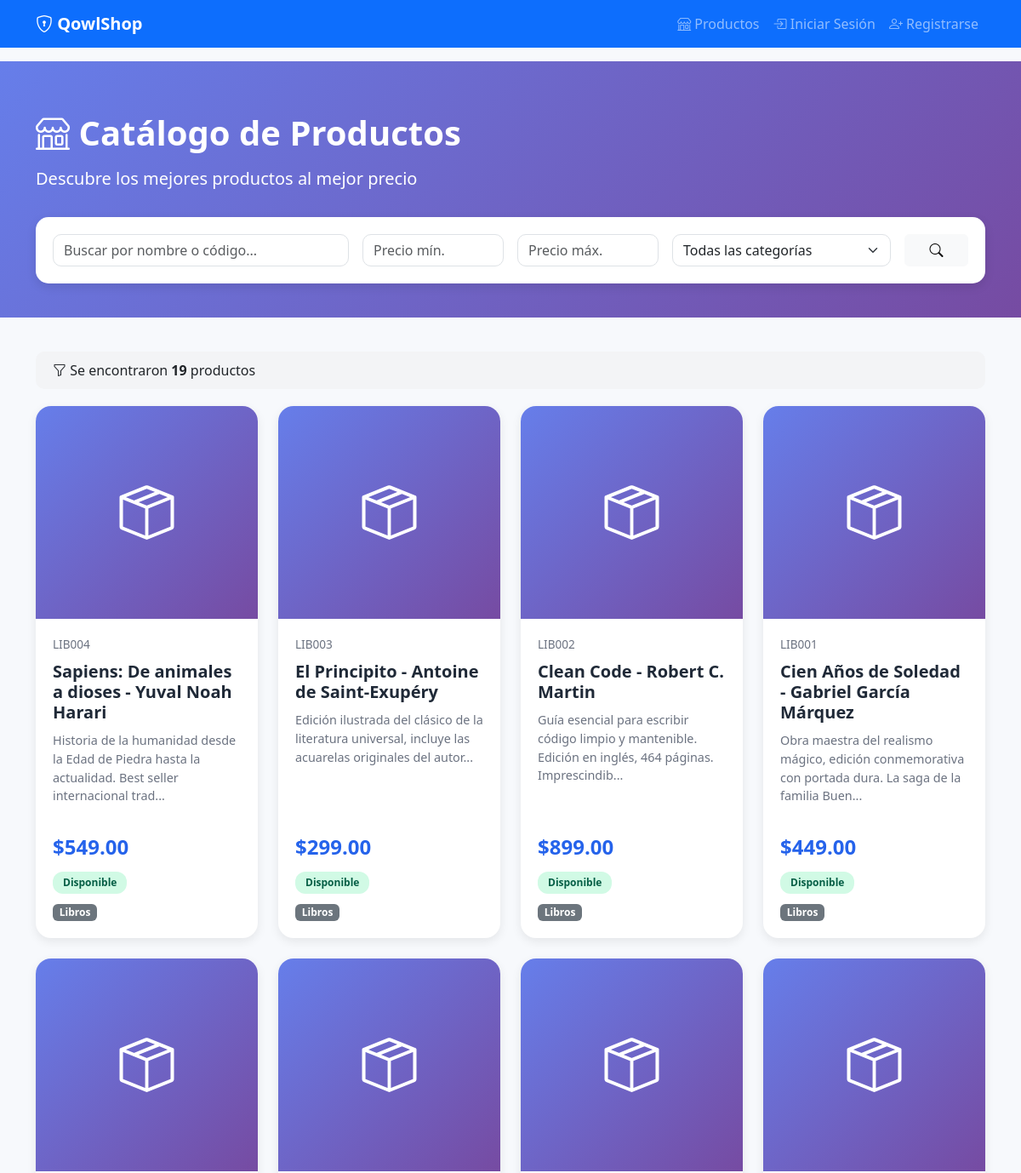
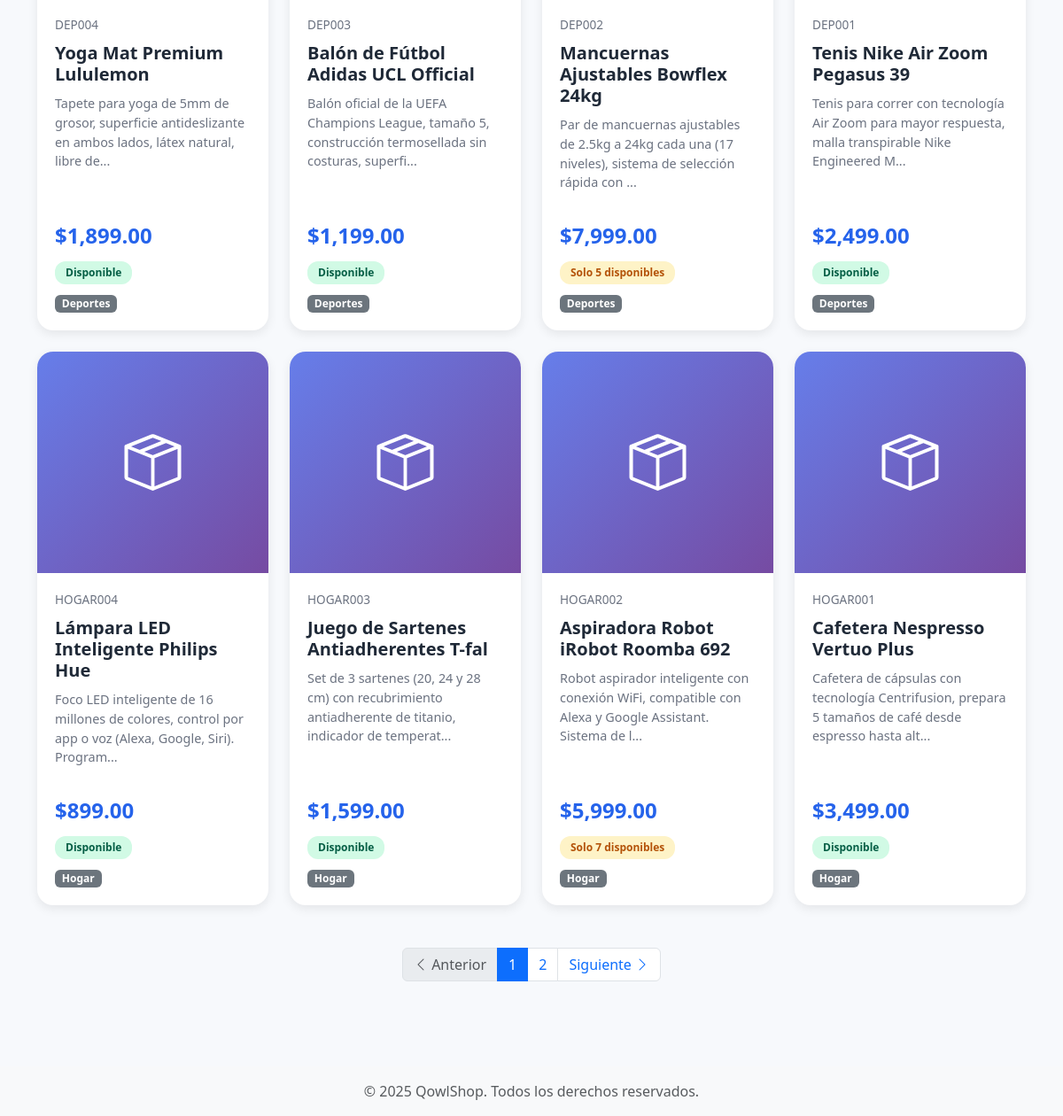
Screenshot of /products/ with the database file from the repository (2 pictures, top to bottom).
### modules/products/models.py (models this page shows, shortened)
class Product(db.Model):
    __tablename__ = 'products'
    id = db.Column(db.Integer, primary_key=True)
    code = db.Column(db.String(50), unique=True, nullable=False, index=True)
    name = db.Column(db.String(200), nullable=False, index=True)
    description = db.Column(db.Text)
    price = db.Column(db.Numeric(10, 2), nullable=False, index=True)
    stock = db.Column(db.Integer, nullable=False, default=0)
    image_url = db.Column(db.String(300))
    is_active = db.Column(db.Boolean, default=True, nullable=False)
    seller_id = db.Column(db.Integer, db.ForeignKey('users.id'), nullable=False, index=True)
    category_id = db.Column(db.Integer, db.ForeignKey('categories.id'), nullable=True)
    created_at = db.Column(db.DateTime, default=datetime.utcnow, nullable=False)
    updated_at = db.Column(db.DateTime, default=datetime.utcnow, onupdate=datetime.utcnow)
    __table_args__ = (
        CheckConstraint('price >= 0', name='check_price_positive'),
        CheckConstraint('stock >= 0', name='check_stock_non_negative'),
    )
    seller = db.relationship('User', back_populates='products', foreign_keys=[seller_id])
    category = db.relationship('Category', back_populates='products')
    order_items = db.relationship('OrderItem', back_populates='product', lazy='dynamic')
    cart_items = db.relationship('CartItem', back_populates='product', lazy='dynamic')

class Category(db.Model):
    __tablename__ = 'categories'
    id = db.Column(db.Integer, primary_key=True)
    name = db.Column(db.String(100), unique=True, nullable=False)
    slug = db.Column(db.String(100), unique=True, nullable=False, index=True)
    description = db.Column(db.Text)
    created_at = db.Column(db.DateTime, default=datetime.utcnow, nullable=False)
    products = db.relationship('Product', back_populates='category', lazy='dynamic')

### modules/products/routes.py (the view, shortened to what this page needs)
@products_bp.route('/')
def list_products():
    form = SearchProductForm(request.args, meta={'csrf': False})
    query = Product.query.filter_by(is_active=True).filter(Product.stock > 0)
    if form.min_price.data:
        query = query.filter(Product.price >= form.min_price.data)
    if form.max_price.data:
        query = query.filter(Product.price <= form.max_price.data)
    if form.category_id.data and form.category_id.data > 0:
        query = query.filter_by(category_id=form.category_id.data)
    query = query.order_by(Product.created_at.desc())
    page = request.args.get('page', 1, type=int)
    per_page = 12
    pagination = query.paginate(page=page, per_page=per_page, error_out=False)
    products = pagination.items
    return render_template('products/list.html',
                         products=products,
                         pagination=pagination,
                         form=form)

### modules/products/forms.py (shortened to what this page needs)
class SearchProductForm(FlaskForm):
    search = StringField('Buscar por nombre o código', validators=[
        Optional(),
        Length(max=100)
    ])
    min_price = DecimalField('Precio mínimo', validators=[
        Optional(),
        NumberRange(min=0, message='El precio no puede ser negativo')
    ], places=2)
    max_price = DecimalField('Precio máximo', validators=[
        Optional(),
        NumberRange(min=0, message='El precio no puede ser negativo')
    ], places=2)
    category_id = SelectField('Categoría', coerce=int, validators=[
        Optional()
    ])
    submit = SubmitField('Buscar')
    def __init__(self, *args, **kwargs):
        super(SearchProductForm, self).__init__(*args, **kwargs)
        from modules.products.models import Category
        self.category_id.choices = [(0, 'Todas las categorías')] + [
            (c.id, c.name) for c in Category.query.order_by(Category.name).all()
        ]

### app.py (called while the page is built)
def register_template_filters(app):
    @app.template_filter('currency')
    def currency_filter(value):
        try:
            return f"${float(value):,.2f}"
        except (ValueError, TypeError):
            return "$0.00"
    @app.template_filter('datetime')
    def datetime_filter(value, format='%d/%m/%Y %H:%M'):
        """Formatea una fecha"""
        if value is None:
            return ""
        return value.strftime(format)

### modules/products/templates/products/list.html (shortened to what this page needs)
{% extends "base.html" %}
{% block content %}
<div class="products-header">
    <div class="container">
        <h1><i class="bi bi-shop"></i> Catálogo de Productos</h1>
        <p class="lead mb-0">Descubre los mejores productos al mejor precio</p>
        <div class="search-bar">
            <form method="GET" action="{{ url_for('products.list_products') }}">
                <div class="row g-3">
                    <div class="col-md-4">
                        {{ form.search(class="form-control", placeholder="Buscar por nombre o código...") }}
                    </div>
                    <div class="col-md-2">
                        {{ form.min_price(class="form-control", placeholder="Precio mín.") }}
                    </div>
                    <div class="col-md-2">
                        {{ form.max_price(class="form-control", placeholder="Precio máx.") }}
                    </div>
                    <div class="col-md-3">
                        {{ form.category_id(class="form-select") }}
                    </div>
                    <div class="col-md-1">
                        <button type="submit" class="btn btn-light w-100">
                            <i class="bi bi-search"></i>
                        </button>
                    </div>
                </div>
            </form>
        </div>
    </div>
</div>
<div class="container mb-5">
    {% if products %}
        <div class="filters-summary">
            <div class="d-flex justify-content-between align-items-center">
                <span>
                    <i class="bi bi-funnel"></i>
                    Se encontraron <strong>{{ pagination.total }}</strong> productos
                </span>
            </div>
        </div>
        <div class="row g-4">
            {% for product in products %}
            <div class="col-md-4 col-lg-3">
                <a href="{{ url_for('products.detail', id=product.id) }}" class="product-card">
                    {% if product.image_url %}
                        <img src="{{ url_for('static', filename=product.image_url) }}" alt="{{ product.name }}">
                    {% else %}
                        <div class="no-image">
                            <i class="bi bi-box-seam"></i>
                        </div>
                    {% endif %}
                    <div class="product-body">
                        <div class="product-code">{{ product.code }}</div>
                        <h5>{{ product.name }}</h5>
                        {% if product.description %}
                            <p class="product-description">
                                {{ product.description[:100] }}{% if product.description|length > 100 %}...{% endif %}
                            </p>
                        {% endif %}
                        <div class="mt-auto">
                            <p class="price">{{ product.price|currency }}</p>
                            {% if product.stock < 10 %}
                                <span class="stock-badge stock-low">
                                    Solo {{ product.stock }} disponibles
                                </span>
                            {% else %}
                                <span class="stock-badge stock-available">
                                    Disponible
                                </span>
                            {% endif %}
                            {% if product.category %}
                                <div class="mt-2">
                                    <span class="badge bg-secondary">{{ product.category.name }}</span>
                                </div>
                            {% endif %}
                        </div>
                    </div>
                </a>
            </div>
            {% endfor %}
        </div>
        {% if pagination.pages > 1 %}
        <nav aria-label="Paginación de productos" class="mt-5">
            <ul class="pagination justify-content-center">
                <li class="page-item {% if not pagination.has_prev %}disabled{% endif %}">
                    <a class="page-link" href="{{ url_for('products.list_products', page=pagination.prev_num, search=form.search.data, min_price=form.min_price.data, max_price=form.max_price.data, category_id=form.category_id.data) if pagination.has_prev else '#' }}">
                        <i class="bi bi-chevron-left"></i> Anterior
                    </a>
                </li>
                {% for page_num in pagination.iter_pages(left_edge=1, right_edge=1, left_current=1, right_current=2) %}
                    {% if page_num %}
                        <li class="page-item {% if page_num == pagination.page %}active{% endif %}">
                            <a class="page-link" href="{{ url_for('products.list_products', page=page_num, search=form.search.data, min_price=form.min_price.data, max_price=form.max_price.data, category_id=form.category_id.data) }}">
                                {{ page_num }}
                            </a>
                        </li>
                    {% else %}
                        <li class="page-item disabled">
                            <span class="page-link">...</span>
                        </li>
                    {% endif %}
                {% endfor %}
                <li class="page-item {% if not pagination.has_next %}disabled{% endif %}">
                    <a class="page-link" href="{{ url_for('products.list_products', page=pagination.next_num, search=form.search.data, min_price=form.min_price.data, max_price=form.max_price.data, category_id=form.category_id.data) if pagination.has_next else '#' }}">
                        Siguiente <i class="bi bi-chevron-right"></i>
                    </a>
                </li>
            </ul>
        </nav>
        {% endif %}
    {% endif %}
</div>
{% endblock %}

### templates/base.html (shortened to what this page needs)
<!DOCTYPE html>
<html lang="es">
<head>
    <link href="https://cdn.jsdelivr.net/npm/bootstrap@5.3.0/dist/css/bootstrap.min.css" rel="stylesheet">
    <link rel="stylesheet" href="https://cdn.jsdelivr.net/npm/bootstrap-icons@1.10.0/font/bootstrap-icons.css">
</head>
<body>
    <nav class="navbar navbar-expand-lg navbar-dark bg-primary">
        <div class="container">
            <a class="navbar-brand" href="{{ url_for('main.index') }}">
                <i class="bi bi-shield-lock"></i> QowlShop
            </a>
            <div class="collapse navbar-collapse" id="navbarNav">
                <ul class="navbar-nav ms-auto">
                    <li class="nav-item">
                        <a class="nav-link" href="{{ url_for('products.list_products') }}">
                            <i class="bi bi-shop"></i> Productos
                        </a>
                    </li>
                    {% if current_user.is_authenticated %}
                        <li class="nav-item">
                            <a class="nav-link" href="{{ url_for('main.dashboard') }}">
                                <i class="bi bi-speedometer2"></i> Dashboard
                            </a>
                        </li>
                        <li class="nav-item">
                            <a class="nav-link" href="{{ url_for('cart.view_cart') }}">
                                <i class="bi bi-cart3"></i> Carrito
                            </a>
                        </li>
                        {% if current_user.is_seller %}
                        <li class="nav-item">
                            <a class="nav-link" href="{{ url_for('products.my_inventory') }}">
                                <i class="bi bi-box-seam"></i> Mi Inventario
                            </a>
                        </li>
                        {% endif %}
                        {% if current_user.is_admin() %}
                        <li class="nav-item">
                            <a class="nav-link" href="{{ url_for('main.admin_panel') }}">
                                <i class="bi bi-gear"></i> Admin
                            </a>
                        </li>
                        {% endif %}
                        <li class="nav-item dropdown">
                            <a class="nav-link dropdown-toggle" href="#" id="userDropdown" role="button" data-bs-toggle="dropdown">
                                <i class="bi bi-person-circle"></i> {{ current_user.username }}
                            </a>
                            <ul class="dropdown-menu dropdown-menu-end">
                                <li><span class="dropdown-item-text text-muted">{{ current_user.email }}</span></li>
                                <li><hr class="dropdown-divider"></li>
                                <li>
                                    <a class="dropdown-item" href="{{ url_for('auth.logout') }}">
                                        <i class="bi bi-box-arrow-right"></i> Cerrar Sesión
                                    </a>
                                </li>
                            </ul>
                        </li>
                    {% else %}
                        <li class="nav-item">
                            <a class="nav-link" href="{{ url_for('auth.login') }}">
                                <i class="bi bi-box-arrow-in-right"></i> Iniciar Sesión
                            </a>
                        </li>
                        <li class="nav-item">
                            <a class="nav-link" href="{{ url_for('auth.register') }}">
                                <i class="bi bi-person-plus"></i> Registrarse
                            </a>
                        </li>
                    {% endif %}
                </ul>
            </div>
        </div>
    </nav>
    <div class="content">
        {% block content %}{% endblock %}
    </div>
    <footer class="bg-light text-center py-3 mt-5">
        <div class="container">
            <p class="text-muted mb-0">&copy; 2025 QowlShop. Todos los derechos reservados.</p>
        </div>
    </footer>
</body>
</html>

### templates/base.html (style rules this page uses)
body { min-height: 100vh; display: flex; flex-direction: column; }
.content { flex: 1; }
.navbar-brand { font-weight: bold; }

### modules/products/templates/products/list.html (style rules this page uses)
body { background-color: #f7f9fc; }
.products-header { background: linear-gradient(135deg, #667eea 0%, #764ba2 100%); color: white; padding: 60px 0 40px; margin-bottom: 40px; }
.products-header h1 { font-weight: 700; margin-bottom: 15px; }
.search-bar { background: white; border-radius: 15px; padding: 20px; box-shadow: 0 4px 12px rgba(0,0,0,0.1); margin-top: 30px; }
.search-bar .form-control, .search-bar .form-select { border-radius: 10px; }
.product-card { background: white; border-radius: 18px; box-shadow: 0 4px 12px rgba(0,0,0,0.08); overflow: hidden; transition: 0.25s; height: 100%; display: flex; flex-direction: column; text-decoration: none; color: inherit; }
.product-card .no-image { width: 100%; height: 250px; background: linear-gradient(135deg, #667eea 0%, #764ba2 100%); display: flex; align-items: center; justify-content: center; color: white; font-size: 4rem; }
.product-body { padding: 20px; flex: 1; display: flex; flex-direction: column; }
.product-body h5 { font-weight: 600; margin-bottom: 10px; color: #1f2937; }
.product-code { color: #6b7280; font-size: 0.85rem; margin-bottom: 10px; }
.product-description { color: #6b7280; font-size: 0.9rem; flex: 1; }
.price { color: #2563eb; font-weight: 700; font-size: 1.5rem; margin: 15px 0 10px; }
.stock-badge { display: inline-block; padding: 4px 12px; border-radius: 12px; font-size: 0.75rem; font-weight: 600; }
.stock-available { background: #d1fae5; color: #065f46; }
.stock-low { background: #fef3c7; color: #b45309; }
.filters-summary { background: #f3f4f6; padding: 10px 20px; border-radius: 10px; margin-bottom: 20px; }

### rows the page displays
Product: code "LIB004", name "Sapiens: De animales a dioses - Yuval Noah Harari", description "Historia de la humanidad desde la Edad de Piedra hasta la actualidad. Best seller internacional trad", price "$549.00", stock "Disponible", category.name "Libros"
Product: code "LIB003", name "El Principito - Antoine de Saint-Exupéry", description "Edición ilustrada del clásico de la literatura universal, incluye las acuarelas originales del autor", price "$299.00", stock "Disponible", category.name "Libros"
Product: code "LIB002", name "Clean Code - Robert C. Martin", description "Guía esencial para escribir código limpio y mantenible. Edición en inglés, 464 páginas. Imprescindib", price "$899.00", stock "Disponible", category.name "Libros"
Product: code "LIB001", name "Cien Años de Soledad - Gabriel García Márquez", description "Obra maestra del realismo mágico, edición conmemorativa con portada dura. La saga de la familia Buen", price "$449.00", stock "Disponible", category.name "Libros"
Product: code "DEP004", name "Yoga Mat Premium Lululemon", description "Tapete para yoga de 5mm de grosor, superficie antideslizante en ambos lados, látex natural, libre de", price "$1,899.00", stock "Disponible", category.name "Deportes"
Product: code "DEP003", name "Balón de Fútbol Adidas UCL Official", description "Balón oficial de la UEFA Champions League, tamaño 5, construcción termosellada sin costuras, superfi", price "$1,199.00", stock "Disponible", category.name "Deportes"
Product: code "DEP002", name "Mancuernas Ajustables Bowflex 24kg", description "Par de mancuernas ajustables de 2.5kg a 24kg cada una (17 niveles), sistema de selección rápida con", price "$7,999.00", stock "5", category.name "Deportes"
Product: code "DEP001", name "Tenis Nike Air Zoom Pegasus 39", description "Tenis para correr con tecnología Air Zoom para mayor respuesta, malla transpirable Nike Engineered M", price "$2,499.00", stock "Disponible", category.name "Deportes"
Product: code "HOGAR004", name "Lámpara LED Inteligente Philips Hue", description "Foco LED inteligente de 16 millones de colores, control por app o voz (Alexa, Google, Siri). Program", price "$899.00", stock "Disponible", category.name "Hogar"
Product: code "HOGAR003", name "Juego de Sartenes Antiadherentes T-fal", description "Set de 3 sartenes (20, 24 y 28 cm) con recubrimiento antiadherente de titanio, indicador de temperat", price "$1,599.00", stock "Disponible", category.name "Hogar"
Product: code "HOGAR002", name "Aspiradora Robot iRobot Roomba 692", description "Robot aspirador inteligente con conexión WiFi, compatible con Alexa y Google Assistant. Sistema de l", price "$5,999.00", stock "7", category.name "Hogar"
Product: code "HOGAR001", name "Cafetera Nespresso Vertuo Plus", description "Cafetera de cápsulas con tecnología Centrifusion, prepara 5 tamaños de café desde espresso hasta alt", price "$3,499.00", stock "Disponible", category.name "Hogar"

### other values shown
{{ pagination.total }} "19"
{{ page_num }} "1" "2"
